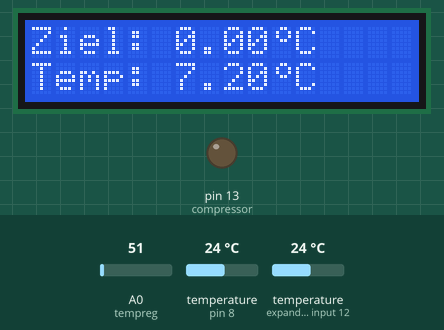
This sketch was run on a simulated Arduino Uno, built with avr-gcc and run on an emulated ATmega328P. Parts: 16×2 character LCD, output pins drawn as LEDs (lit = HIGH). Inputs (shaded band) come from the test bench; at power-on: temperature (sensors on pin 8, expander input 12) 24 °C, A0 (tempreg) = 51. What the sketch prints to the serial monitor is not drawn.

Above: at 1.2 s.
1.3 s: temperature (sensor on pin 8) set to 12 °C
At 4.3 s:
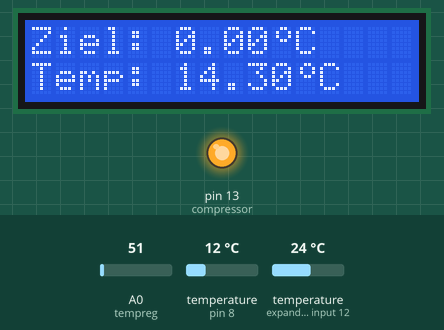
5.2 s: temperature (sensor on expander input 12) set to 12 °C
At 7.0 s:
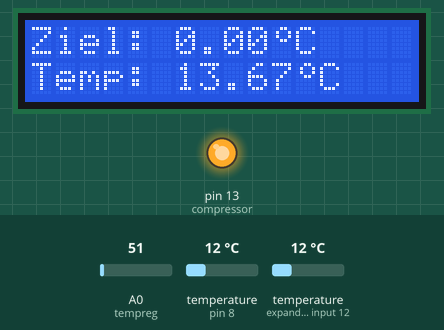
7.8 s: A0 (tempreg) set to 61
At 9.7 s:
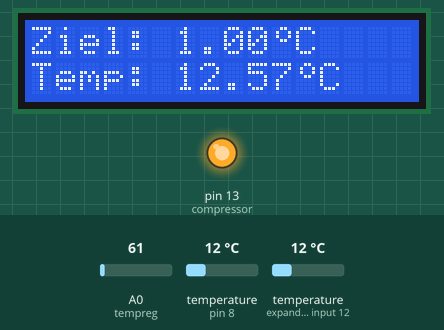
11.4 s: temperature (sensor on pin 8) set to 19 °C
At 12.4 s:
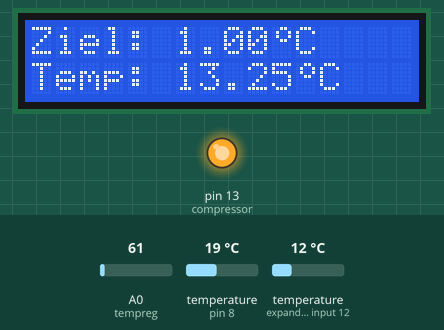
14.1 s: temperature (sensor on expander input 12) set to 19 °C
At 15.2 s:
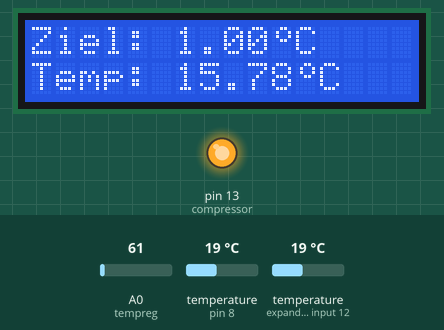
16.8 s: A0 (tempreg) set to 30
At 18.8 s:
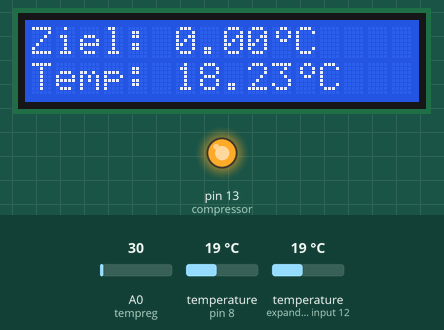
Timing chart, 0 to 20.3 s (numbered marks = the images above; inputs shaded):
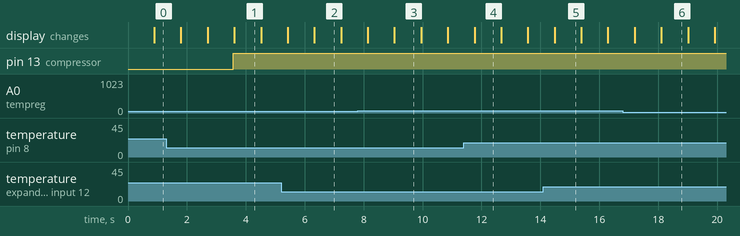

The sketch:

Gandalf.ino
```cpp
/////////////////////////////////////////////
//                                         //
//          Gandalf, the fridge            //
//                                         //
/////////////////////////////////////////////

// Arduino AG, University of Hamburg, 2016
// Version 0.1


#include <Wire.h>
#include <LiquidCrystal_I2C.h>

LiquidCrystal_I2C lcd(0x3F,16, 2);   // If not working, try 0x27

#include <OneWire.h>
#include <DallasTemperature.h>

const unsigned char One_Wire_Bus = 8;

OneWire oneWire(One_Wire_Bus);
DallasTemperature sensors(&oneWire);

DeviceAddress sensor1 = { 0x28, 0xFF, 0x9B, 0x78, 0x84, 0x16, 0x04, 0xE0 };
DeviceAddress sensor2 = { 0x28, 0xFF, 0x96, 0xCE, 0x81, 0x16, 0x03, 0x22 };

const int temp1 = 0;
const int temp2 = 1;
const int compressor = 13;          // select the pin for the LED
const int tempreg = A0;             // select the input pin for the potentiometer

byte degree[8] =
{
  0b00110,
  0b01001,
  0b01001,
  0b00110,
  0b00000,
  0b00000,
  0b00000,
  0b00000
};

float tempValue1 = 0;                 //
float tempValue2 = 0;                 //
float tempSmooth = 0;                 // variable to store the value coming from the sensor
float tempTarget = 22;
int coolState = 0;

int sensorNumber = 0;

long millisLast = 0;
long millisDebounce = 3000;

void setup() {
  pinMode(compressor, OUTPUT);
  pinMode(temp1, INPUT_PULLUP);
  pinMode(temp2, INPUT_PULLUP);
  Serial.begin(9600);
  lcd.init();
  lcd.backlight();
  lcd.createChar(0, degree);
  sensors.begin();
  sensorNumber = sensors.getDeviceCount();
}


void loop() {
  tempTarget = analogRead(tempreg) / 56;

  sensors.requestTemperatures();
  tempValue1 = sensors.getTempC(sensor1);
  tempValue2 = sensors.getTempC(sensor2);
  tempSmooth = tempSmooth * 0.7 + tempValue1 * 0.15 + tempValue2 * 0.15;

  if(tempSmooth > tempTarget + 1)
  {
    if(millis() - millisLast > millisDebounce)
    {
      coolState = 1;
    }
  }
  else
  {
    millisLast = millis();
  }

  if(coolState == 1)
  {
    if(tempSmooth > tempTarget + 0.1)
    {
      digitalWrite(compressor, HIGH);
    }
    else
    {
      digitalWrite(compressor, LOW);
      coolState = 0;
    }
  }

  lcd.setCursor(0,0);
  lcd.print("Ziel: ");
  lcd.print(tempTarget);
  lcd.write(0);
  lcd.print("C  ");
  lcd.setCursor(0,1);
  lcd.print("Temp: ");
  lcd.print(tempSmooth);
  lcd.write(0);
  lcd.print("C  ");

  Serial.println(tempSmooth);
  delay(100);
}
```

Measured:
- what the display in image 1 shows lasts 0.9 s, from 3.6 s to 4.5 s
